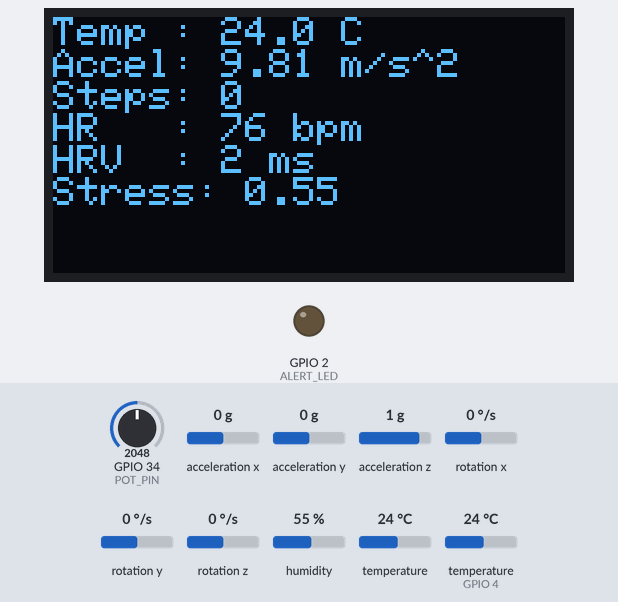
Recording of a program running on a simulated ESP32. Parts: 128×64 one-colour display, output pins drawn as LEDs (lit = HIGH). The inputs (shaded band) are chosen by the test bench; at power-on: GPIO 34 (POT_PIN) = 2048, temperature (sensor on GPIO 4) 24 °C, acceleration x 0 g, acceleration y 0 g, acceleration z 1 g, rotation x 0 °/s, rotation y 0 °/s, rotation z 0 °/s, humidity 55 %, temperature 24 °C. WiFi joins after 1.5 s; servers stay silent unless stated; random numbers use the default seed unless the program sets one; no MQTT or app messages arrive unless stated; what the program prints to the serial monitor is not drawn.

Above: at 2.7 s.
2.8 s: GPIO 34 (POT_PIN) set to 2556
At 7.1 s:
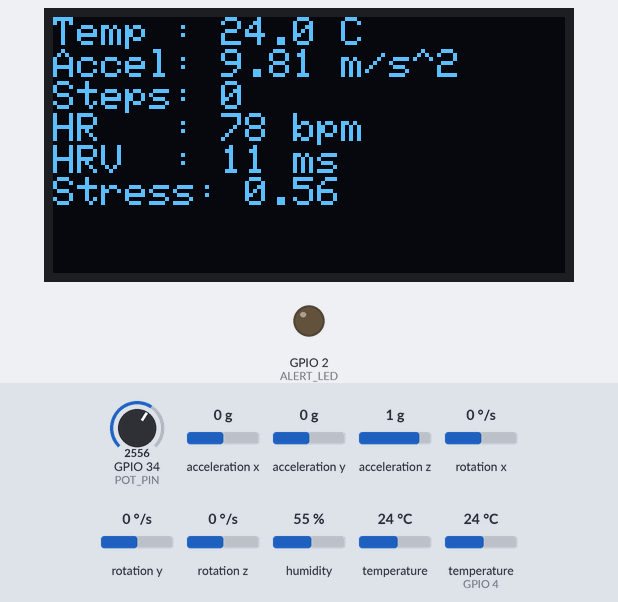
13.2 s: GPIO 34 (POT_PIN) set to 2654
At 18.0 s:
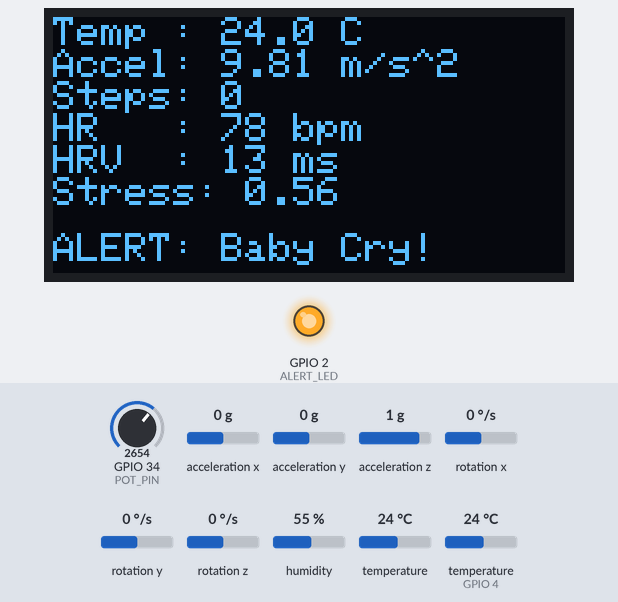
23.3 s: GPIO 34 (POT_PIN) set to 2560
At 27.7 s:
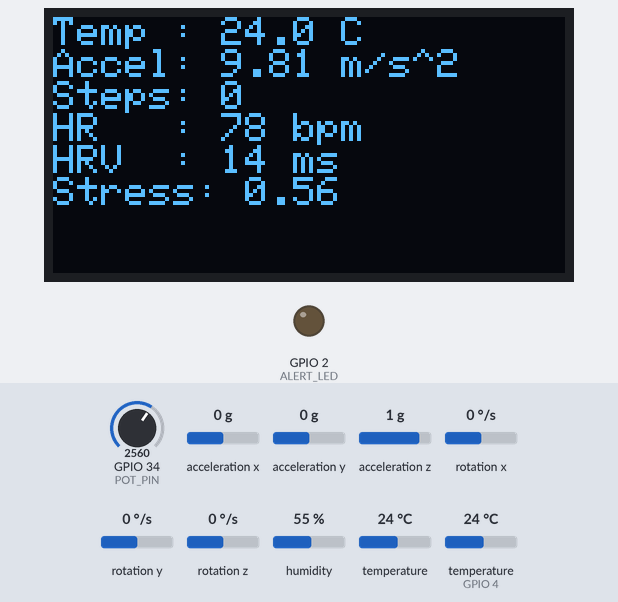
33.4 s: temperature (sensor on GPIO 4) set to 37.1 °C
At 37.3 s:
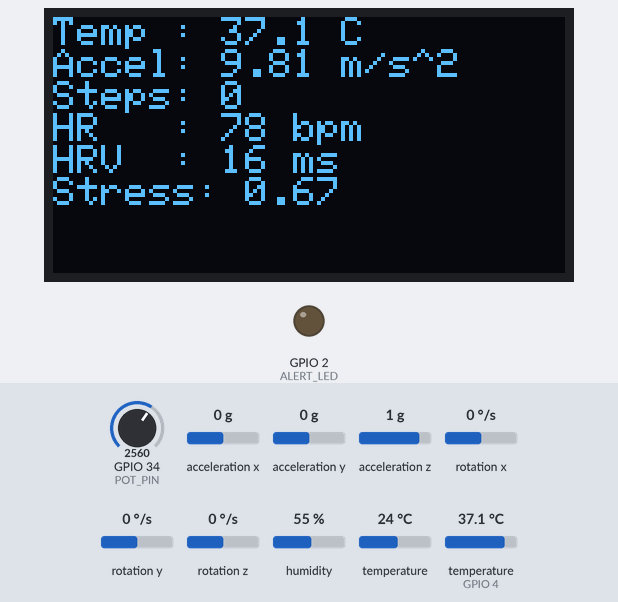
43.5 s: temperature (sensor on GPIO 4) set to 38.5 °C
At 48.1 s:
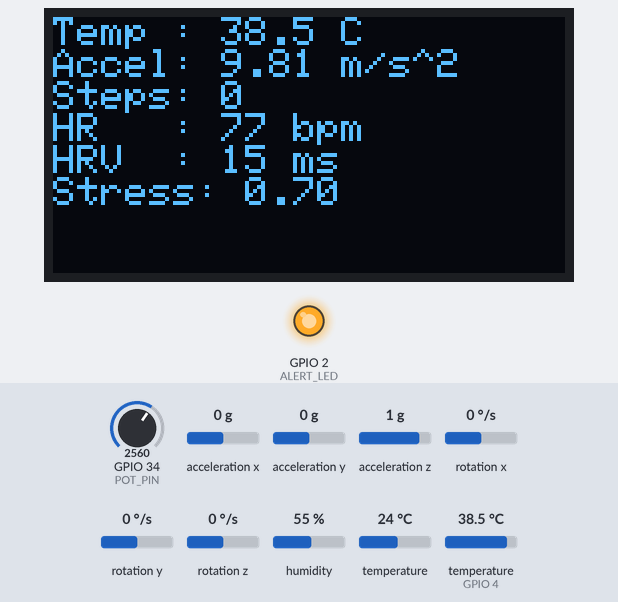
53.5 s: acceleration x set to -1.4 g
At 57.8 s:
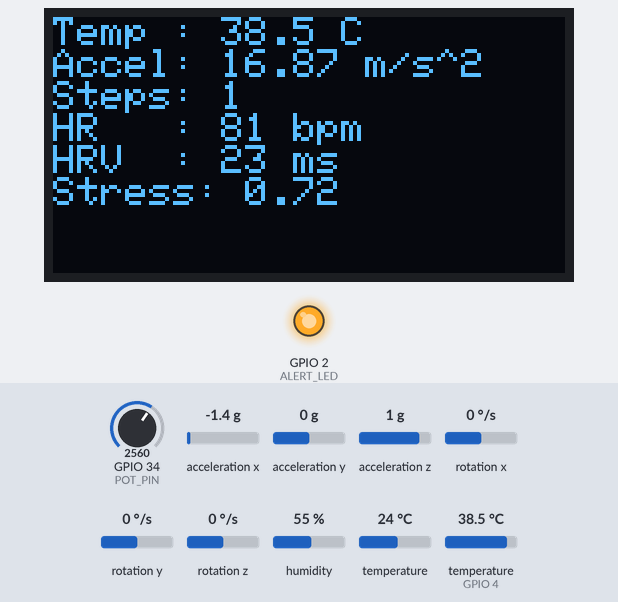
Timing chart, 0 to 59.3 s (numbered marks = the images above; inputs shaded):
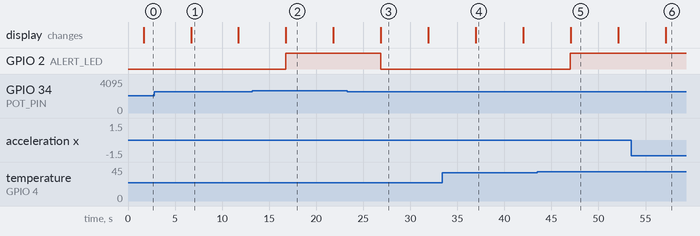

The program:

main.cpp
```cpp
#include <WiFi.h>
#include <PubSubClient.h>
#include <Wire.h>
#include <Adafruit_GFX.h>
#include <Adafruit_SSD1306.h>
#include <Adafruit_Sensor.h>
#include <Adafruit_MPU6050.h>
#include <DHT.h>

#define DHTPIN      4
#define DHTTYPE     DHT22
#define POT_PIN     34
#define ALERT_LED   2

#define SCREEN_WIDTH 128
#define SCREEN_HEIGHT 64
#define OLED_RESET -1
Adafruit_SSD1306 display(SCREEN_WIDTH, SCREEN_HEIGHT, &Wire, OLED_RESET);

DHT dht(DHTPIN, DHTTYPE);
Adafruit_MPU6050 mpu;

const char* ssid        = "Wokwi-GUEST";
const char* password    = "";
const char* mqtt_server = "broker.hivemq.com";
const int   mqtt_port   = 1883;
const char* mqtt_client_id = "esp32_allowear_demo";
const char* topic_data  = "celsia/health/data";
const char* topic_alert = "celsia/alert";

WiFiClient espClient;
PubSubClient client(espClient);

float simHR = 76.0f;
const int HRV_BUF = 20;
float rrBuf[HRV_BUF]; int rrIdx = 0; int rrCount = 0;
uint32_t steps = 0;
bool stepLatch = false;

static float clamp01(float x){ if(x<0) return 0; if(x>1) return 1; return x; }

float computeRMSSD() {
  if (rrCount < 3) return 80.0f;
  double sumSq = 0; int n = 0;
  for (int i = 1; i < rrCount; ++i) {
    double diff = rrBuf[i] - rrBuf[i-1];
    sumSq += diff * diff;
    n++;
  }
  return n ? sqrt(sumSq / n) : 80.0f;
}

void setup_wifi() {
  Serial.print("Connecting to WiFi");
  WiFi.begin(ssid, password);
  while (WiFi.status() != WL_CONNECTED) { delay(500); Serial.print("."); }
  Serial.println("\nWiFi connected. IP: " + WiFi.localIP().toString());
}

void reconnect() {
  while (!client.connected()) {
    Serial.print("Connecting to MQTT ... ");
    if (client.connect(mqtt_client_id)) {
      Serial.println("connected");
    } else {
      Serial.printf("failed, rc=%d; retry in 3s\n", client.state());
      delay(3000);
    }
  }
}

void oledPrint(float tempC, float accelMag, int heart, float hrv, uint32_t stepCount, float stress, bool cry) {
  display.clearDisplay();
  display.setTextSize(1);
  display.setTextColor(SSD1306_WHITE);
  display.setCursor(0,0);
  display.printf("Temp : %.1f C\n", tempC);
  display.printf("Accel: %.2f m/s^2\n", accelMag);
  display.printf("Steps: %lu\n", (unsigned long)stepCount);
  display.printf("HR   : %d bpm\n", heart);
  display.printf("HRV  : %.0f ms\n", hrv);
  display.printf("Stress: %.2f\n", stress);
  if (cry) {
    display.setCursor(0, 54);
    display.print("ALERT: Baby Cry!");
  }
  display.display();
}

void setup() {
  Serial.begin(115200);
  pinMode(ALERT_LED, OUTPUT);
  pinMode(POT_PIN, INPUT);

  Wire.begin();

  if (!display.begin(SSD1306_SWITCHCAPVCC, 0x3C)) {
    Serial.println("SSD1306 failed"); while (true) {}
  }
  display.clearDisplay(); display.display();

  dht.begin();

  if (!mpu.begin()) {
    Serial.println("MPU6050 not found"); while (true) {}
  }
  mpu.setAccelerometerRange(MPU6050_RANGE_8_G);
  mpu.setGyroRange(MPU6050_RANGE_500_DEG);
  mpu.setFilterBandwidth(MPU6050_BAND_21_HZ);

  setup_wifi();
  client.setServer(mqtt_server, mqtt_port);

  float rr = 60000.0f / simHR;
  for (int i=0;i<HRV_BUF;i++){ rrBuf[i]=rr; }
  rrCount = HRV_BUF;
}

void loop() {
  if (!client.connected()) reconnect();
  client.loop();

  float tempC = dht.readTemperature();
  if (isnan(tempC)) tempC = 36.5f;

  sensors_event_t a, g, t;
  mpu.getEvent(&a, &g, &t);
  float accelMag = sqrtf(a.acceleration.x*a.acceleration.x +
                         a.acceleration.y*a.acceleration.y +
                         a.acceleration.z*a.acceleration.z);
  if (!stepLatch && accelMag > 12.0f) { steps++; stepLatch = true; }
  if (stepLatch && accelMag < 10.0f)  { stepLatch = false; }

  int audioRaw = analogRead(POT_PIN);
  float audioPct = audioRaw / 4095.0f;
  bool babyCry = (audioRaw > 2600);

  simHR += (random(-2,3)) + (audioPct * 0.5f);
  if (simHR < 60) simHR = 60;
  if (simHR > 110) simHR = 110;
  int heart = (int)roundf(simHR);

  float rr = 60000.0f / simHR;
  rr += (random(-15,16));
  rrBuf[rrIdx] = rr;
  rrIdx = (rrIdx + 1) % HRV_BUF;
  if (rrCount < HRV_BUF) rrCount++;
  float hrv_ms = computeRMSSD();

  float normHR   = clamp01((simHR - 60.0f) / (110.0f - 60.0f));
  float normHRV  = clamp01((hrv_ms - 20.0f) / (120.0f - 20.0f));
  float normTemp = clamp01((tempC  - 35.0f) / (38.0f - 35.0f));
  float stress   = clamp01(0.45f*normHR + 0.4f*(1.0f - normHRV) + 0.15f*normTemp);

  char payload[300];
  snprintf(payload, sizeof(payload),
    "{\"temp\":%.1f,\"motion\":%.2f,\"steps\":%lu,"
    "\"heart\":%d,\"hrv_ms\":%.0f,\"audio\":%.2f,\"stress\":%.2f}",
    tempC, accelMag, (unsigned long)steps, heart, hrv_ms, audioPct, stress);

client.publish(topic_data, payload);
Serial.print("Published JSON: ");
Serial.println(payload);

char humanMsg[150];
snprintf(humanMsg, sizeof(humanMsg),
         "Temp=%.1fC | Heart=%dbpm | HRV=%.0fms | Steps=%lu | Stress=%.2f",
         tempC, heart, hrv_ms, (unsigned long)steps, stress);

client.publish("celsia/health/readable", humanMsg);
Serial.print("Published Text: ");
Serial.println(humanMsg);


  bool tempHigh = tempC >= 38.0f;
  bool hrAbn    = (heart <= 50 || heart >= 120);
  if (babyCry || tempHigh || hrAbn) {
    digitalWrite(ALERT_LED, HIGH);
    if (babyCry) client.publish(topic_alert, "ALERT: Baby Cry Detected!");
    if (tempHigh) client.publish(topic_alert, "ALERT: High Temperature!");
    if (hrAbn) client.publish(topic_alert, "ALERT: Abnormal Heart Rate!");
  } else {
    digitalWrite(ALERT_LED, LOW);
  }

  oledPrint(tempC, accelMag, heart, hrv_ms, steps, stress, babyCry);
  delay(5000);
}
```

Measured:
- the behaviour switches between 2600 and 2601 on GPIO 34 (POT_PIN) (found by bisection; images 1 and 2)
- the behaviour switches between 37.9 and 38 °C on temperature (sensor on GPIO 4) (found by bisection; images 4 and 5)
- after the input at 13.2 s, GPIO 2 (ALERT_LED): LOW → HIGH after 3.6 s
- after the input at 23.3 s, GPIO 2 (ALERT_LED): HIGH → LOW after 3.5 s
- after the input at 43.5 s, GPIO 2 (ALERT_LED): LOW → HIGH after 3.5 s
- what the display in image 1 shows lasts 5.0 s, from 6.7 s to 11.7 s
